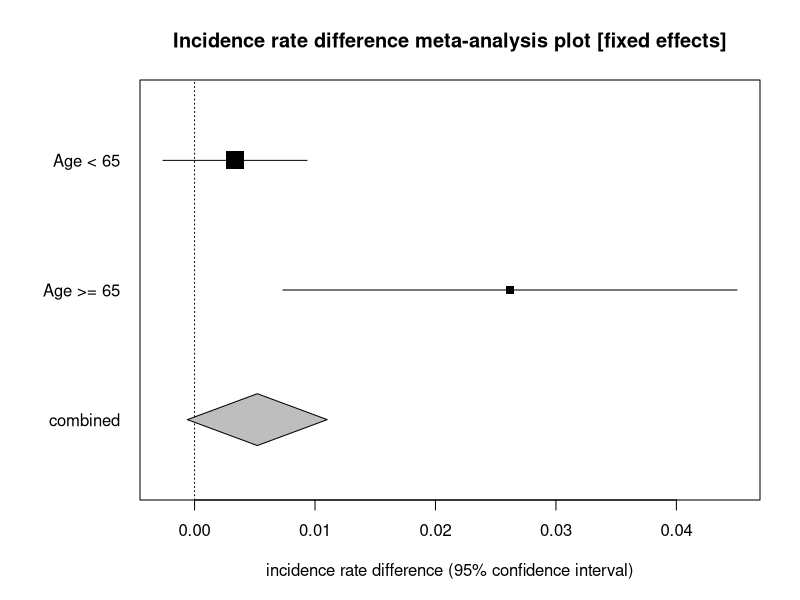
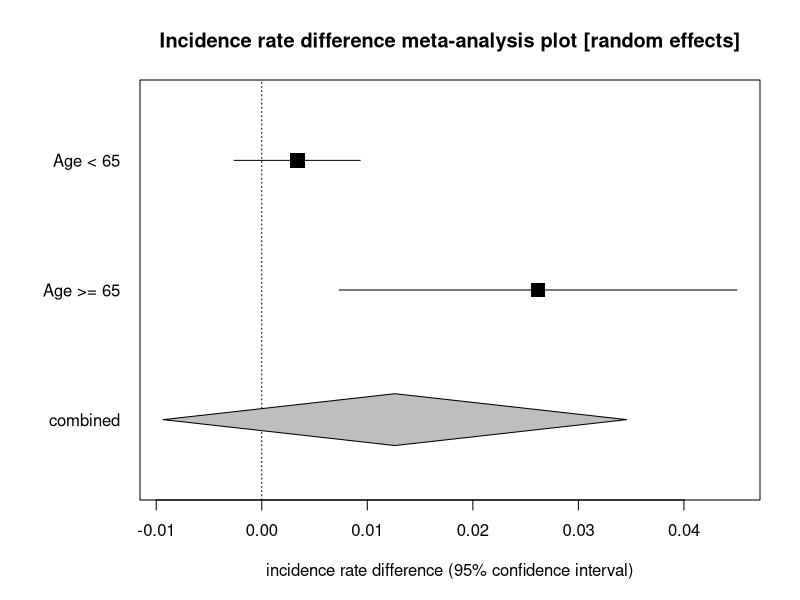
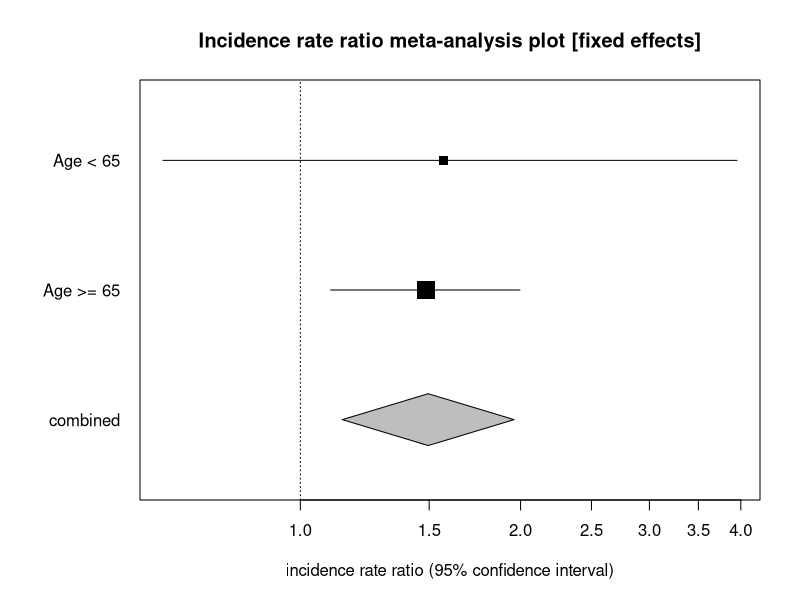
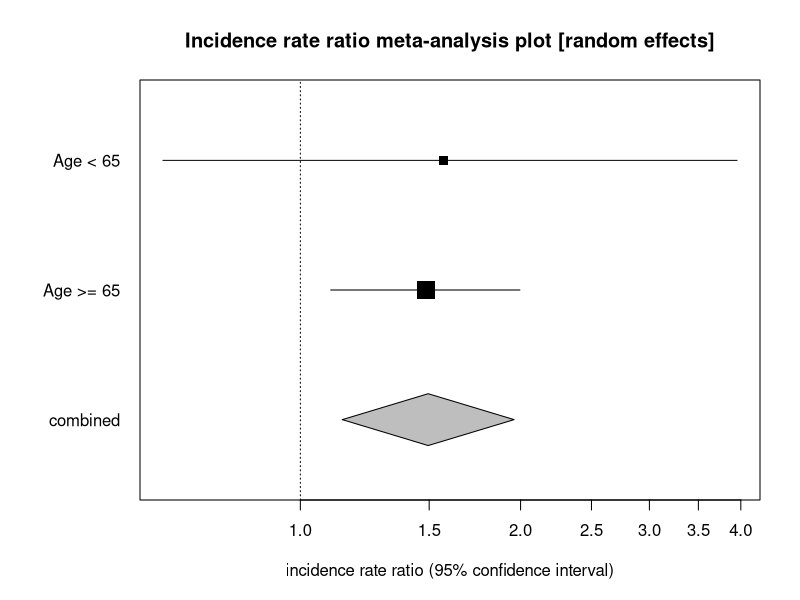

Write the R code that produced these figures, in order.
# Incidence rate meta-analysis: the StatsDirect help example (Rothman and Monson 1973,
# deaths among patients with trigeminal neuralgia in two age strata, exposed and not
# exposed; the test workbook's meta worksheet columns Exposed cases, Exposed
# person-time, Control cases, Control person-time and Age split) in R
a <- c(14, 76)        # cases in the exposed groups
pt1 <- c(1516, 949)   # person-years in the exposed groups
b <- c(10, 121)       # cases in the non-exposed groups
pt2 <- c(1701, 2245)  # person-years in the non-exposed groups
strata <- c("Age < 65", "Age >= 65")
k <- length(a)
z <- qnorm(0.975)     # for 95% confidence intervals
six <- function(x) formatC(x, digits = 6, format = "f", drop0trailing = TRUE)
pv <- function(p) {
  if (p < 0.0001) "P < 0.0001" else
    paste("P =", formatC(p, digits = 4, format = "f", drop0trailing = TRUE))
}

# Base R has no meta-analysis function, so the pooling follows the formulae above: a
# fixed effects estimate weighted by inverse variance, Cochran's Q for heterogeneity,
# the DerSimonian-Laird moment estimate of the between-studies variance (tau squared,
# zero when Q is below its degrees of freedom) and the random effects estimate, whose
# weights add tau squared to each stratum's variance (two or more strata)
pool <- function(y, v) {
  w <- 1 / v
  fixed <- sum(w * y) / sum(w)
  q <- sum(w * (y - fixed)^2)
  tau2 <- max(0, (q - (k - 1)) / (sum(w) - sum(w^2) / sum(w)))
  wr <- 1 / (v + tau2)
  list(fixed = fixed, se = sqrt(1 / sum(w)), q = q, tau2 = tau2,
       random = sum(wr * y) / sum(wr), se_r = sqrt(1 / sum(wr)),
       fixed_pct = 100 * w / sum(w), random_pct = 100 * wr / sum(wr))
}
# The pooled part of the report; f back-transforms a log ratio to a ratio
summarise <- function(p, name, null, f = identity) {
  ci <- function(est, se) {
    paste0("(95% CI = ", six(f(est - z * se)), " to ", six(f(est + z * se)), ")")
  }
  cat("Fixed effects (inverse variance)\n")
  cat("Pooled", name, "=", six(f(p$fixed)), ci(p$fixed, p$se), "\n")
  cat("Z (test ", name, " differs from ", null, ") = ", six(p$fixed / p$se), "  ",
      pv(2 * pnorm(-abs(p$fixed / p$se))), "\n", sep = "")
  cat("Non-combinability of studies\n")
  cat("Cochran Q = ", six(p$q), "  (df = ", k - 1, ")  ",
      pv(pchisq(p$q, k - 1, lower.tail = FALSE)), "\n", sep = "")
  cat("Moment-based estimate of between studies variance =", six(p$tau2), "\n")
  # I2 is the share of Q beyond its degrees of freedom; StatsDirect adds a confidence
  # interval for it when there are at least three strata
  i2 <- max(0, 100 * (p$q - (k - 1)) / p$q)
  cat("I2 (inconsistency) = ",
      formatC(i2, digits = 1, format = "f", drop0trailing = TRUE), "%\n", sep = "")
  cat("Random effects (DerSimonian-Laird)\n")
  cat("Pooled", name, "=", six(f(p$random)), ci(p$random, p$se_r), "\n")
  cat("Z (test ", name, " differs from ", null, ") = ", six(p$random / p$se_r), "  ",
      pv(2 * pnorm(-abs(p$random / p$se_r))), "\n", sep = "")
}
# The forest plots that follow in the report: each stratum's estimate and interval, a
# box that grows with its weight, and the pooled estimate as a diamond at the foot
forest <- function(est, lower, upper, pooled, p_lower, p_upper, pct, main, xlab,
                   null, log = "") {
  par(mar = c(5, 7, 4, 2))
  y <- (k + 1):2
  plot(NA, xlim = range(lower, upper, p_lower, p_upper), ylim = c(0.5, k + 1.5),
       log = log, yaxt = "n", ylab = "", xlab = xlab, main = main)
  axis(2, at = c(y, 1), labels = c(strata, "combined"), las = 1, tick = FALSE)
  abline(v = null, lty = 3)
  segments(lower, y, upper, y)
  points(est, y, pch = 15, cex = 0.5 + 2 * sqrt(pct / 100))
  polygon(c(p_lower, pooled, p_upper, pooled), c(1, 1.2, 1, 0.8), col = "grey")
}

# Each stratum's incidence rate difference, with the test-based ("approximate")
# interval: the difference divided by the square root of its Mantel-Haenszel chi-square
# is the standard error the limits use. The fixed effects weights invert the Poisson
# variance of the difference, a/pt1^2 + b/pt2^2
ird <- a / pt1 - b / pt2
m <- a + b
n <- pt1 + pt2
chisq <- (a - m * pt1 / n)^2 / (m * pt1 * pt2 / n^2)
se_ird <- abs(ird) / sqrt(chisq)
res <- pool(ird, a / pt1^2 + b / pt2^2)
cat("Incidence rate difference (IRD) meta-analysis\n")
print(data.frame(stratum = 1:k, IRD = six(ird), lower = six(ird - z * se_ird),
                 upper = six(ird + z * se_ird), strata), row.names = FALSE)
# The report's next table: the standardised effect is the difference itself, and the
# variance shown beside the weights is the one implied by the interval, se squared
print(data.frame(stratum = 1:k, effect = six(ird), variance = six(se_ird^2),
                 fixed = six(res$fixed_pct), random = six(res$random_pct), strata),
      row.names = FALSE)
summarise(res, "IRD", 0)
forest(ird, ird - z * se_ird, ird + z * se_ird, res$fixed, res$fixed - z * res$se,
       res$fixed + z * res$se, res$fixed_pct,
       "Incidence rate difference meta-analysis plot [fixed effects]",
       "incidence rate difference (95% confidence interval)", 0)
forest(ird, ird - z * se_ird, ird + z * se_ird, res$random, res$random - z * res$se_r,
       res$random + z * res$se_r, res$random_pct,
       "Incidence rate difference meta-analysis plot [random effects]",
       "incidence rate difference (95% confidence interval)", 0)

# The same data as incidence rate ratios, StatsDirect's other option for this menu
# item. poisson.test compares two rates and gives their ratio with the exact interval
# of the report, from the binomial distribution of the exposed cases among all cases.
# The standardised effect is the log ratio and the fixed effects weights invert its
# variance, 1/a + 1/b
irr <- (a / pt1) / (b / pt2)
exact <- sapply(1:k, function(i) {
  poisson.test(c(a[i], b[i]), c(pt1[i], pt2[i]))$conf.int
})
res_r <- pool(log(irr), 1 / a + 1 / b)
cat("Incidence rate ratio (IRR) meta-analysis\n")
print(data.frame(stratum = 1:k, IRR = six(irr), lower = six(exact[1, ]),
                 upper = six(exact[2, ]), strata), row.names = FALSE)
print(data.frame(stratum = 1:k, effect = six(log(irr)),
                 variance = six(((log(exact[2, ]) - log(exact[1, ])) / (2 * z))^2),
                 fixed = six(res_r$fixed_pct), random = six(res_r$random_pct), strata),
      row.names = FALSE)
summarise(res_r, "IRR", 1, exp)

# The report's exact conditional block (Martin and Austin 2000): given a stratum's
# total cases, its exposed cases are binomial with probability pt1 psi / (pt1 psi + pt2)
# for a common rate ratio psi, so the total of exposed cases over the strata has
# the convolution of these binomials as its conditional distribution. Under psi = 1
# each is dbinom(x, a + b, pt1 / (pt1 + pt2)); another psi multiplies the probability of
# x exposed cases by psi^x. The conditional maximum likelihood estimate is the psi
# whose expected total equals the observed total, and each exact limit the psi at
# which one tail probability of the observed total is 2.5% (the mid-P versions count
# half of the observed total's probability). The P values are the tails at psi = 1,
# the two sided Fisher P summing the outcomes no more probable than the observed one
null_p <- 1
for (i in 1:k) {
  coef <- dbinom(0:(a[i] + b[i]), a[i] + b[i], pt1[i] / (pt1[i] + pt2[i]))
  product <- numeric(length(null_p) + length(coef) - 1)
  for (j in seq_along(coef)) {
    at <- j:(j + length(null_p) - 1)
    product[at] <- product[at] + coef[j] * null_p
  }
  null_p <- product
}
x <- seq_along(null_p) - 1
s <- sum(a)
cond <- function(psi) {
  lp <- log(null_p) + x * log(psi)
  p <- exp(lp - max(lp))
  p / sum(p)
}
tail_p <- function(psi, upper, half = 1) {
  p <- cond(psi)
  sum(p[if (upper) x > s else x < s]) + half * p[x == s]
}
root <- function(f) uniroot(f, c(0.01, 100), tol = 1e-10)$root  # brackets this example
cmle <- root(function(psi) sum(x * cond(psi)) - s)
fisher <- c(root(function(psi) tail_p(psi, TRUE) - 0.025),
            root(function(psi) tail_p(psi, FALSE) - 0.025))
mid <- c(root(function(psi) tail_p(psi, TRUE, 0.5) - 0.025),
         root(function(psi) tail_p(psi, FALSE, 0.5) - 0.025))
p_null <- cond(1)
one_f <- min(tail_p(1, TRUE), tail_p(1, FALSE))
two_f <- sum(p_null[p_null <= p_null[x == s]])
one_m <- min(tail_p(1, TRUE, 0.5), tail_p(1, FALSE, 0.5))
cat("Fixed effects (conditional maximum likelihood)\n")
cat("Pooled rate ratio =", six(cmle), "\n")
cat("Exact Fisher 95% confidence interval =", six(fisher[1]), "to", six(fisher[2]),
    "\n")
cat("Exact Fisher one sided ", pv(one_f), ", two sided ", pv(two_f), "\n", sep = "")
cat("Exact mid-P 95% confidence interval =", six(mid[1]), "to", six(mid[2]), "\n")
cat("Exact mid-P one sided ", pv(one_m), ", two sided ", pv(min(1, 2 * one_m)), "\n",
    sep = "")
forest(irr, exact[1, ], exact[2, ], exp(res_r$fixed), exp(res_r$fixed - z * res_r$se),
       exp(res_r$fixed + z * res_r$se), res_r$fixed_pct,
       "Incidence rate ratio meta-analysis plot [fixed effects]",
       "incidence rate ratio (95% confidence interval)", 1, log = "x")
forest(irr, exact[1, ], exact[2, ], exp(res_r$random),
       exp(res_r$random - z * res_r$se_r), exp(res_r$random + z * res_r$se_r),
       res_r$random_pct, "Incidence rate ratio meta-analysis plot [random effects]",
       "incidence rate ratio (95% confidence interval)", 1, log = "x")
